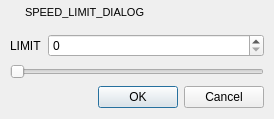
<?xml version="1.0" encoding="UTF-8"?>
<ui version="4.0">
 <class>SpeedLimitDialog</class>
 <widget class="QWidget" name="SpeedLimitDialog">
  <property name="geometry">
   <rect>
    <x>0</x>
    <y>0</y>
    <width>274</width>
    <height>119</height>
   </rect>
  </property>
  <property name="windowTitle">
   <string>SPEED_LIMIT_DIALOG</string>
  </property>
  <property name="windowIcon">
   <iconset resource="../../../Resources/ltorrent.qrc">
    <normaloff>:/icons/app.ico</normaloff>:/icons/app.ico</iconset>
  </property>
  <layout class="QVBoxLayout" name="verticalLayout">
   <property name="spacing">
    <number>0</number>
   </property>
   <property name="leftMargin">
    <number>1</number>
   </property>
   <property name="topMargin">
    <number>1</number>
   </property>
   <property name="rightMargin">
    <number>1</number>
   </property>
   <property name="bottomMargin">
    <number>0</number>
   </property>
   <item>
    <widget class="QWidget" name="titleBar" native="true">
     <property name="minimumSize">
      <size>
       <width>0</width>
       <height>23</height>
      </size>
     </property>
     <property name="maximumSize">
      <size>
       <width>16777215</width>
       <height>23</height>
      </size>
     </property>
     <property name="styleSheet">
      <string notr="true"/>
     </property>
     <layout class="QHBoxLayout" name="horizontalLayout">
      <property name="spacing">
       <number>4</number>
      </property>
      <property name="leftMargin">
       <number>5</number>
      </property>
      <property name="topMargin">
       <number>0</number>
      </property>
      <property name="rightMargin">
       <number>1</number>
      </property>
      <property name="bottomMargin">
       <number>0</number>
      </property>
      <item>
       <widget class="QLabel" name="tbMenu">
        <property name="maximumSize">
         <size>
          <width>15</width>
          <height>15</height>
         </size>
        </property>
        <property name="text">
         <string/>
        </property>
        <property name="pixmap">
         <pixmap resource="../../../Resources/ltorrent.qrc">:/icons/app.ico</pixmap>
        </property>
        <property name="scaledContents">
         <bool>true</bool>
        </property>
       </widget>
      </item>
      <item>
       <widget class="QLabel" name="LTitle">
        <property name="minimumSize">
         <size>
          <width>100</width>
          <height>22</height>
         </size>
        </property>
        <property name="maximumSize">
         <size>
          <width>16777215</width>
          <height>22</height>
         </size>
        </property>
        <property name="font">
         <font>
          <family>Arial</family>
          <pointsize>8</pointsize>
          <weight>50</weight>
          <bold>false</bold>
          <stylestrategy>PreferDefault</stylestrategy>
         </font>
        </property>
        <property name="styleSheet">
         <string notr="true"/>
        </property>
        <property name="text">
         <string>SPEED_LIMIT_DIALOG</string>
        </property>
        <property name="textFormat">
         <enum>Qt::AutoText</enum>
        </property>
       </widget>
      </item>
      <item>
       <widget class="QPushButton" name="pbClose">
        <property name="minimumSize">
         <size>
          <width>22</width>
          <height>22</height>
         </size>
        </property>
        <property name="maximumSize">
         <size>
          <width>22</width>
          <height>22</height>
         </size>
        </property>
        <property name="iconSize">
         <size>
          <width>22</width>
          <height>22</height>
         </size>
        </property>
        <property name="flat">
         <bool>true</bool>
        </property>
       </widget>
      </item>
     </layout>
    </widget>
   </item>
   <item>
    <widget class="QWidget" name="m_centralWidget" native="true">
     <layout class="QGridLayout" name="gridLayout">
      <item row="2" column="1">
       <widget class="QDialogButtonBox" name="buttonBox">
        <property name="standardButtons">
         <set>QDialogButtonBox::Cancel|QDialogButtonBox::Ok</set>
        </property>
       </widget>
      </item>
      <item row="0" column="1">
       <widget class="QSpinBox" name="spinBox"/>
      </item>
      <item row="0" column="0">
       <widget class="QLabel" name="label">
        <property name="text">
         <string>LIMIT</string>
        </property>
       </widget>
      </item>
      <item row="1" column="0" colspan="2">
       <widget class="QSlider" name="horizontalSlider">
        <property name="maximum">
         <number>500000</number>
        </property>
        <property name="singleStep">
         <number>100</number>
        </property>
        <property name="pageStep">
         <number>1000</number>
        </property>
        <property name="orientation">
         <enum>Qt::Horizontal</enum>
        </property>
       </widget>
      </item>
     </layout>
    </widget>
   </item>
  </layout>
 </widget>
 <resources>
  <include location="../../../Resources/ltorrent.qrc"/>
  <include location="../../../Resources/ltorrent.qrc"/>
 </resources>
 <connections>
  <connection>
   <sender>spinBox</sender>
   <signal>valueChanged(int)</signal>
   <receiver>SpeedLimitDialog</receiver>
   <slot>OnSpeedChanged(int)</slot>
   <hints>
    <hint type="sourcelabel">
     <x>153</x>
     <y>42</y>
    </hint>
    <hint type="destinationlabel">
     <x>136</x>
     <y>59</y>
    </hint>
   </hints>
  </connection>
  <connection>
   <sender>horizontalSlider</sender>
   <signal>valueChanged(int)</signal>
   <receiver>SpeedLimitDialog</receiver>
   <slot>OnSpeedChanged(int)</slot>
   <hints>
    <hint type="sourcelabel">
     <x>136</x>
     <y>69</y>
    </hint>
    <hint type="destinationlabel">
     <x>136</x>
     <y>59</y>
    </hint>
   </hints>
  </connection>
 </connections>
 <slots>
  <slot>OnSpeedChanged(int)</slot>
 </slots>
</ui>
